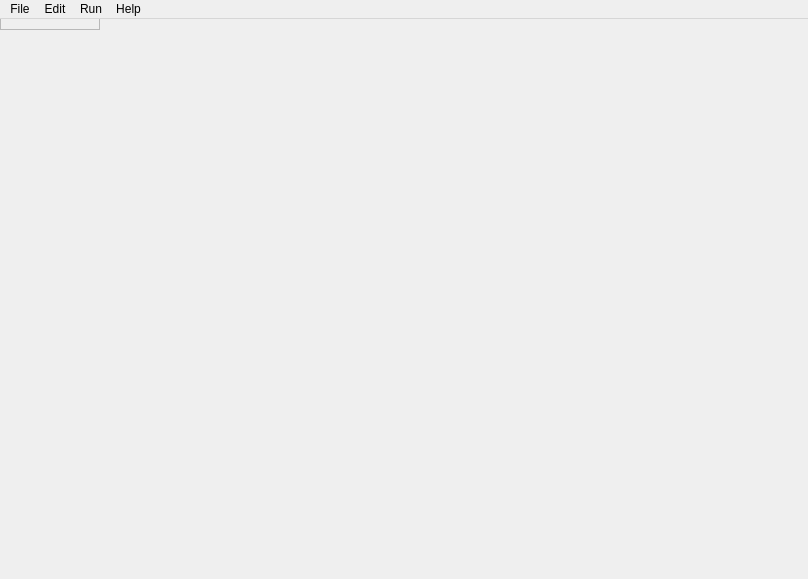
<?xml version="1.0" encoding="UTF-8"?>
<ui version="4.0">
 <class>Main</class>
 <widget class="QMainWindow" name="Main">
  <property name="geometry">
   <rect>
    <x>0</x>
    <y>0</y>
    <width>808</width>
    <height>579</height>
   </rect>
  </property>
  <property name="acceptDrops">
   <bool>true</bool>
  </property>
  <property name="windowTitle">
   <string>Grapher</string>
  </property>
  <widget class="QGraphicsView" name="graphicsView">
   <property name="enabled">
    <bool>false</bool>
   </property>
   <property name="mouseTracking">
    <bool>true</bool>
   </property>
  </widget>
  <widget class="QMenuBar" name="menuBar">
   <property name="geometry">
    <rect>
     <x>0</x>
     <y>0</y>
     <width>808</width>
     <height>22</height>
    </rect>
   </property>
   <widget class="QMenu" name="menuFile">
    <property name="title">
     <string>File</string>
    </property>
    <addaction name="actionNew"/>
    <addaction name="actionOpen"/>
    <addaction name="actionSave"/>
    <addaction name="actionSaveAs"/>
    <addaction name="separator"/>
    <addaction name="actionClose"/>
    <addaction name="actionQuit"/>
   </widget>
   <widget class="QMenu" name="menuEdit">
    <property name="title">
     <string>Edit</string>
    </property>
    <addaction name="actionUndo"/>
    <addaction name="actionRedo"/>
   </widget>
   <widget class="QMenu" name="menuHelp">
    <property name="title">
     <string>Help</string>
    </property>
    <addaction name="actionAbout"/>
   </widget>
   <widget class="QMenu" name="menuRun">
    <property name="title">
     <string>Run</string>
    </property>
    <addaction name="actionFind_absolute_center"/>
    <addaction name="actionFind_optimal_position"/>
   </widget>
   <addaction name="menuFile"/>
   <addaction name="menuEdit"/>
   <addaction name="menuRun"/>
   <addaction name="menuHelp"/>
  </widget>
  <action name="actionSaveAs">
   <property name="enabled">
    <bool>false</bool>
   </property>
   <property name="text">
    <string>Save as...</string>
   </property>
  </action>
  <action name="actionLoad">
   <property name="text">
    <string>Load...</string>
   </property>
  </action>
  <action name="actionOpen">
   <property name="text">
    <string>Open...</string>
   </property>
  </action>
  <action name="actionNew">
   <property name="text">
    <string>New...</string>
   </property>
  </action>
  <action name="actionSave">
   <property name="enabled">
    <bool>false</bool>
   </property>
   <property name="text">
    <string>Save</string>
   </property>
  </action>
  <action name="actionClose">
   <property name="enabled">
    <bool>false</bool>
   </property>
   <property name="text">
    <string>Close</string>
   </property>
  </action>
  <action name="actionQuit">
   <property name="text">
    <string>Quit</string>
   </property>
  </action>
  <action name="actionUndo">
   <property name="text">
    <string>Undo</string>
   </property>
  </action>
  <action name="actionRedo">
   <property name="text">
    <string>Redo</string>
   </property>
  </action>
  <action name="actionAbout">
   <property name="text">
    <string>About</string>
   </property>
  </action>
  <action name="actionFind_absolute_center">
   <property name="enabled">
    <bool>false</bool>
   </property>
   <property name="text">
    <string>Find absolute center</string>
   </property>
  </action>
  <action name="actionFind_optimal_position">
   <property name="enabled">
    <bool>false</bool>
   </property>
   <property name="text">
    <string>Find optimal position</string>
   </property>
  </action>
 </widget>
 <resources/>
 <connections/>
</ui>
